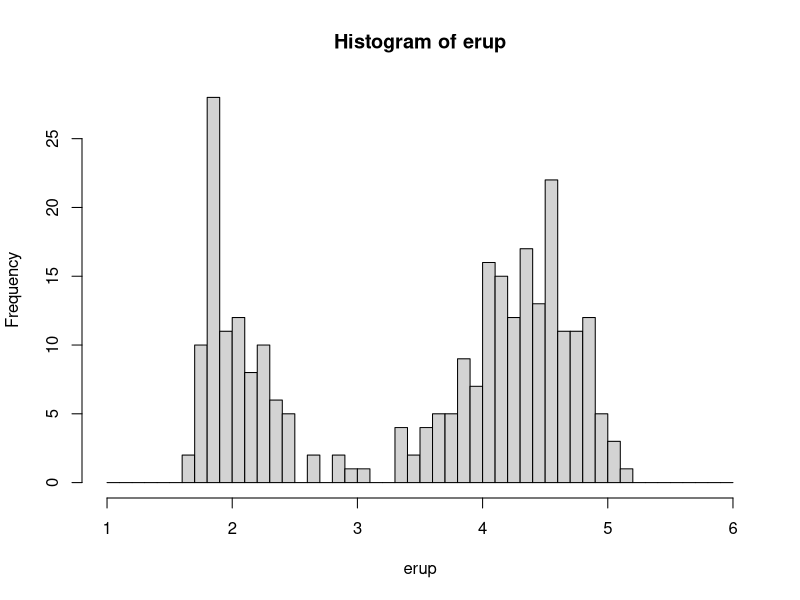
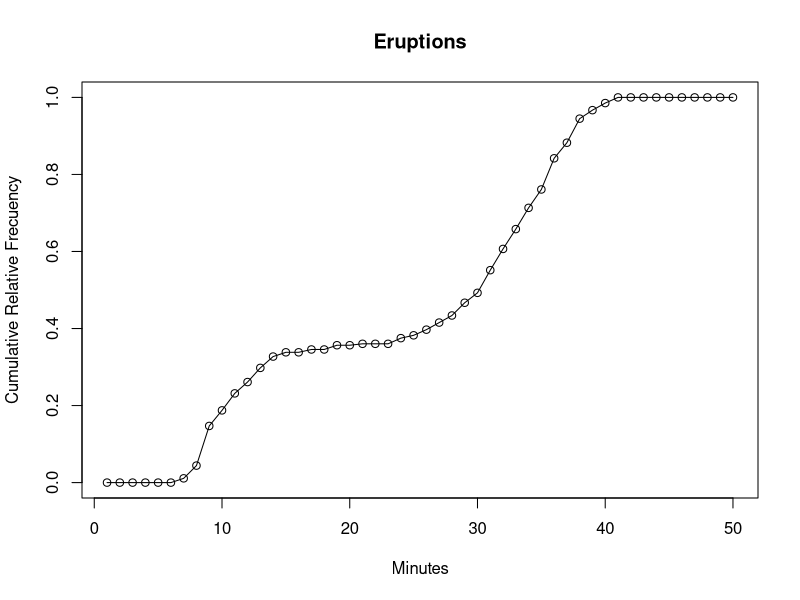

The R script that drew these images, in order:
# histogram of relative cumulative function

mydata = faithful

# exercise: plot the cumulative relative frequency of eruptions column
# option 1: using hist to get counts (absolute frequency)
erup = mydata$eruptions
str(erup)
min(erup) # 1.4
max(erup) # 5.6
breaks1 = seq(1, 6, by=0.1)
erupt = hist(erup, breaks=breaks1, right=FALSE)
reldata = erupt$counts / nrow(mydata)
min(reldata)
max(reldata)
cumfreq = cumsum(reldata)
#plot(cumfreq, main='Eruptions', xlab='Minutes', ylab='Cumulative Relative Frecuency')
#lines(cumfreq)

# option 2: using cut and table to get counts (absolute frequency)
eruptions = mydata$eruptions
breaks2 = seq(1,6, by =0.1)
eruptions_cut = cut(eruptions, breaks2, right=F)
eruptions_table = table(eruptions_cut)
relfreq = eruptions_table / nrow(mydata)
cumrelfreq = cumsum(relfreq)
plot(cumrelfreq, main='Eruptions', xlab='Minutes', ylab='Cumulative Relative Frecuency')
lines(cumrelfreq)
# mode of eruptions
mode_erup = names(eruptions_table)[which(eruptions_table==max(eruptions_table))]
mode_erup # "[1.8,1.9)"
eruptions_table
which.max(seq(10,0,by=-1)) # outputs the index where the max is

# additional: cumulative absolute frequency
eruptions = mydata$eruptions
breaks3 = seq(1, 6, by = 0.1)
eruptions_cut = cut(eruptions, breaks3, right=F)
eruptions_table = table(eruptions_cut) # abs freq
cumabsfreq = cumsum(eruptions_table)
#plot(cumabsfreq, main='Eruptions', xlab='Minutes', ylab='Cumulative Absolute Frecuency')
#lines(cumabsfreq)
sum(eruptions_table)
eruptions_table
cumabsfreq

# additional: absolute frequency bar plot
eruptions = mydata$eruptions
breaks4 = seq(1,6, by=0.1)
eruptions_cut = cut(eruptions, breaks4, right=F)
eruptions_table = table(eruptions_cut)
#barplot(eruptions_table, main='Eruptions')

# additional: relative frequency bar plot
eruptions = mydata$eruptions
breaks4 = seq(1,6, by=0.1)
eruptions_cut = cut(eruptions, breaks4, right=F)
eruptions_table = table(eruptions_cut)
relfreq = eruptions_table / nrow(mydata)
#barplot(relfreq, main='Eruptions')

# pie chart 
#pie(eruptions_table)

# stem and leaf 
stem(eruptions)
sort(eruptions)